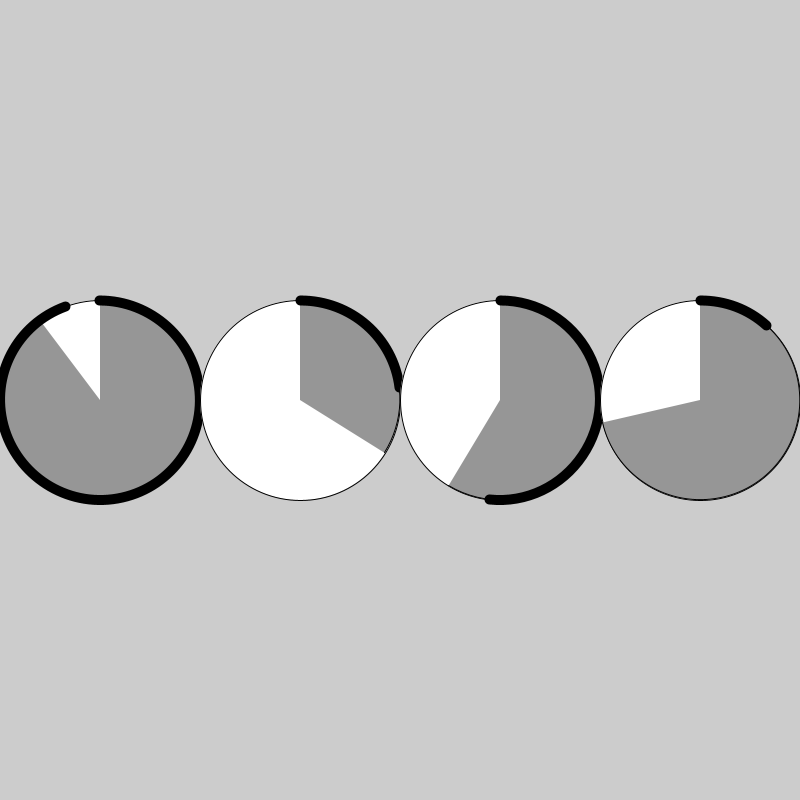
Frame 1 (no input)
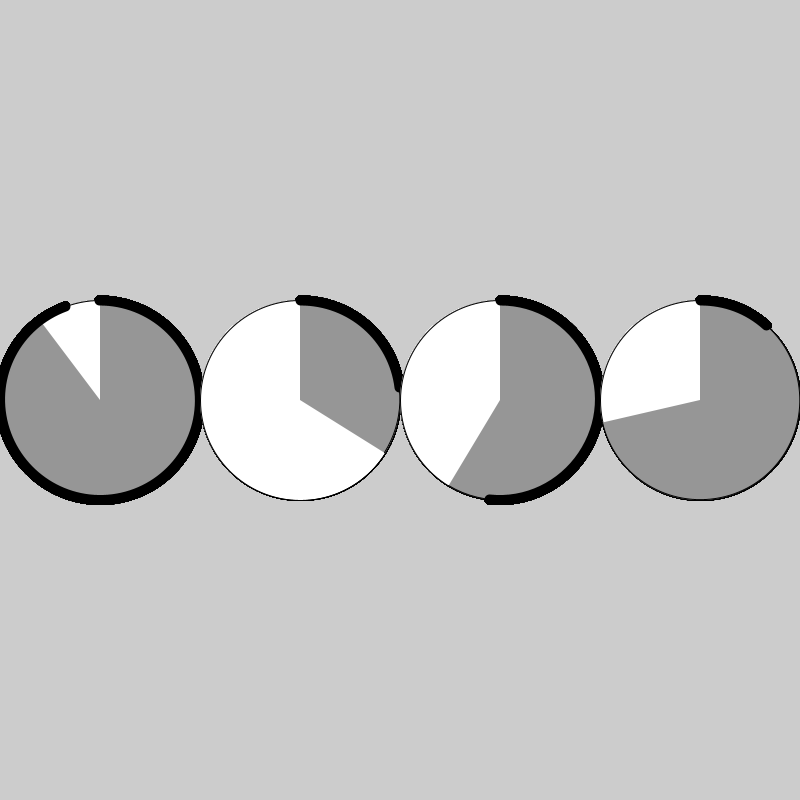
Frame 60 (the mouse pressed at the canvas centre just before this capture)
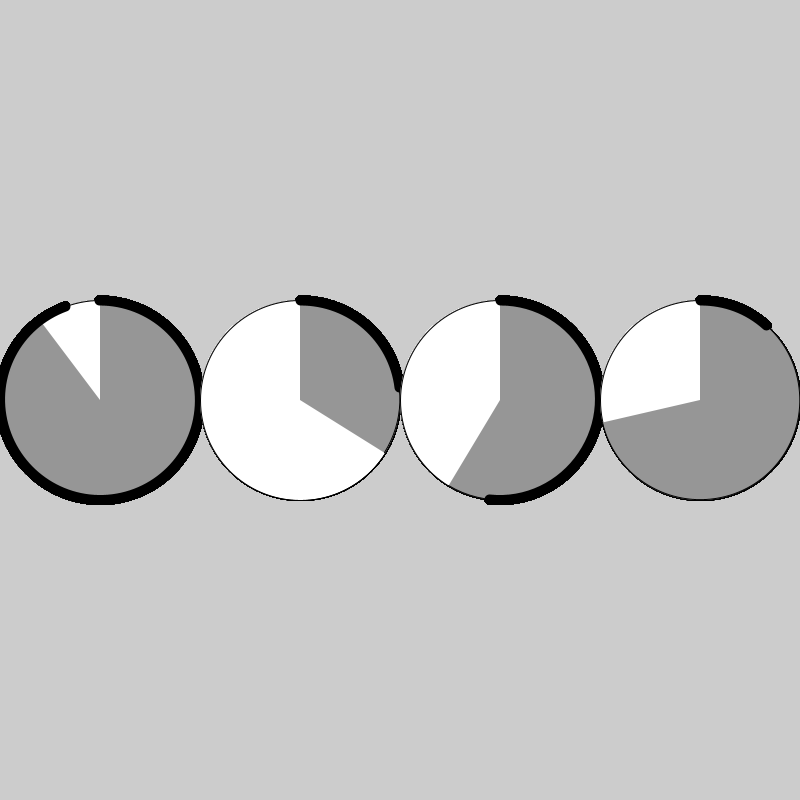
Frame 120 (the mouse held since frame 60 and released just before this capture)

The Processing sketch that drew these frames (run headless with seeded random() and noise(); from frame 60 on, the mouse is pressed at the canvas centre):

// Processing sketch: Sigara_Icme
// ── Sigara_Icme.pde
int[] erkek={11, 37, 59, 29};
int[] kadin={98, 19, 84, 73};
int[] sigara={103, 13, 74, 12};
void setup()
{
  size(800,800);
}
void draw()
{
  for (int i=0; i<4; i++)
  {
    fill(255);
    strokeWeight(1);
    ellipse(100+(i*200),400,200,200);
    fill(150);
    arc(100+(i*200),400,200,200,radians(270),radians(270)+radians(kadin[i]*360/(kadin[i]+erkek[i])) );
    noFill();  
    strokeWeight(10);
    arc(100+(i*200),400,200,200,radians(270),radians(270)+radians(sigara[i]*360/(kadin[i]+erkek[i])) );
  }
}
